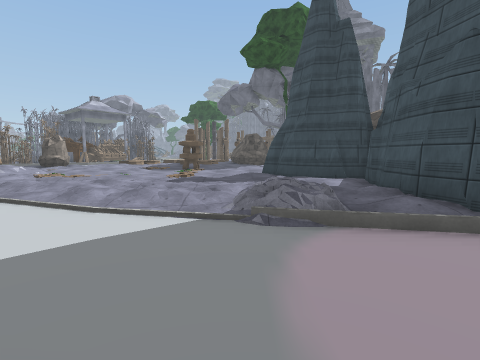
[1] (above)

24 first-person views from a walk through a 3-D level made in the Unity game engine. The camera is 1.4 m above the floor, tilts 6° down and sees 85° across. The floor is counted in squares, 1.8 m on a side. Each view is taken from the middle of a square. On the plan, view 1 faces up. The plan holds only what a view shows up to about 10 squares ahead; the rest is blank. The place goes on beyond the plan. The player character is not drawn. Some surface patterns are stand-ins.

[2]
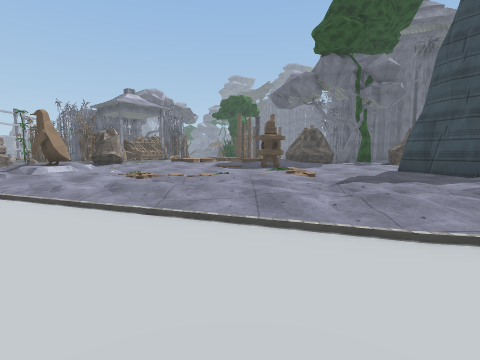

[3]
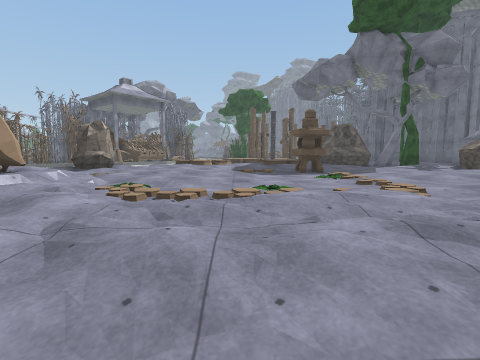

[4]
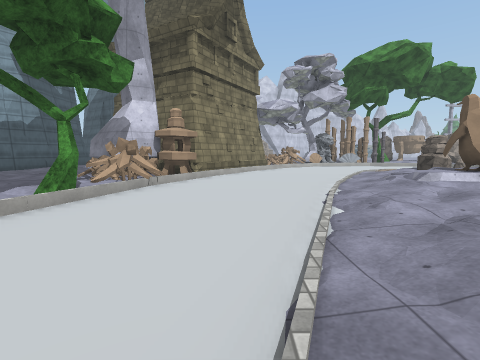

[5]
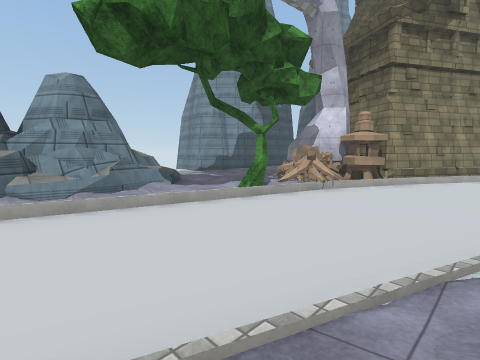

[6]
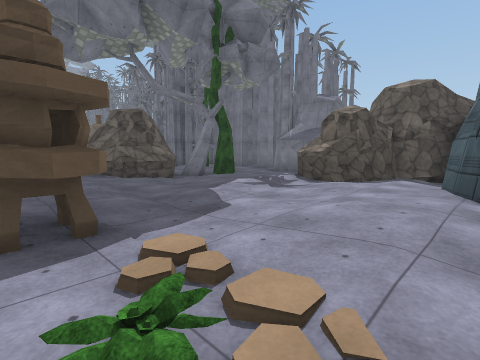

[7]
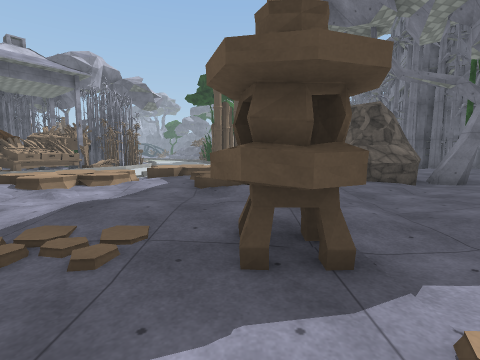

[8]
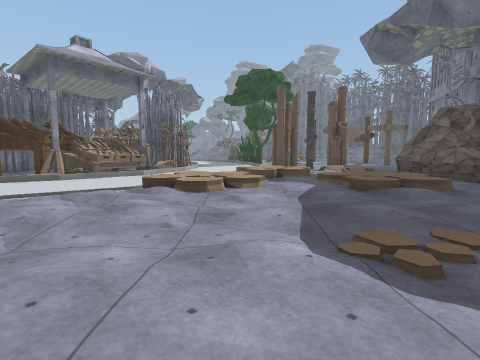

[9]
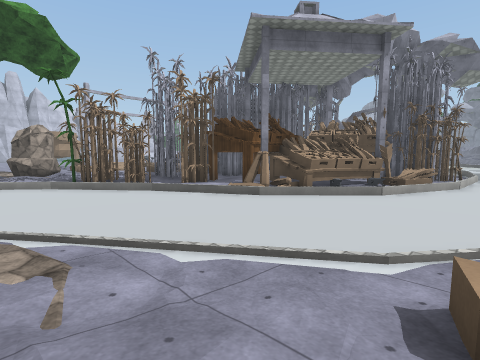

[10]
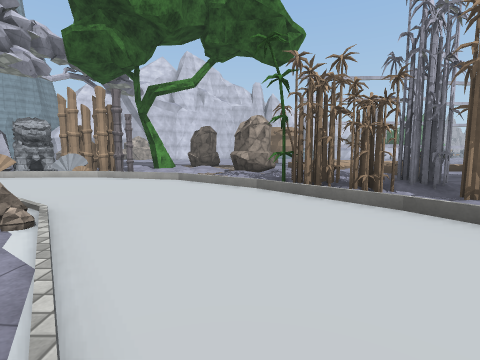

[11]
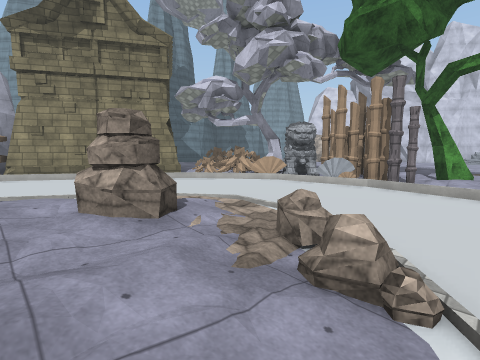

[12]
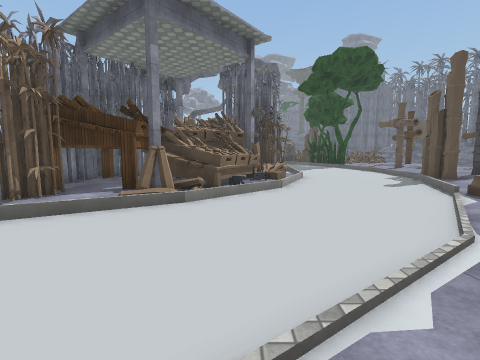

[13]
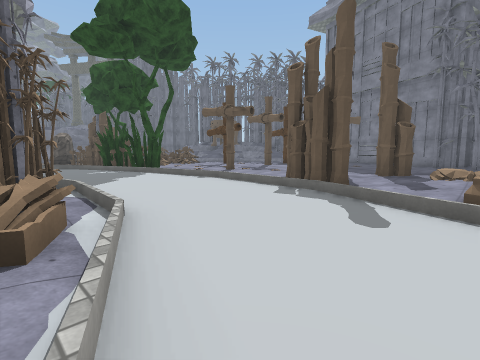

[14]
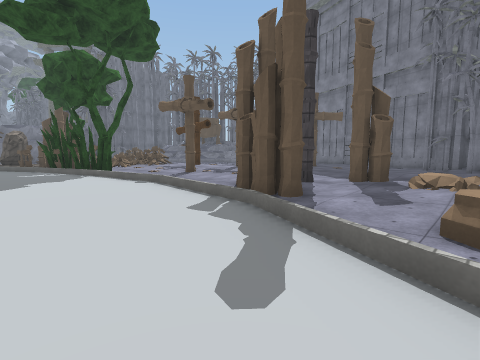

[15]
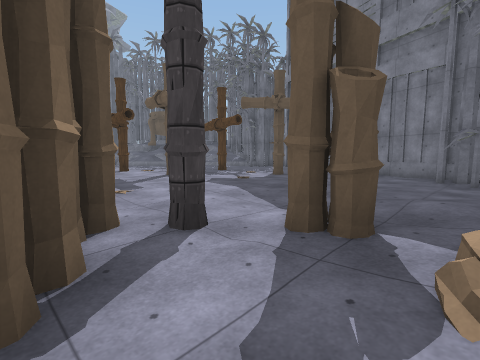

[16]
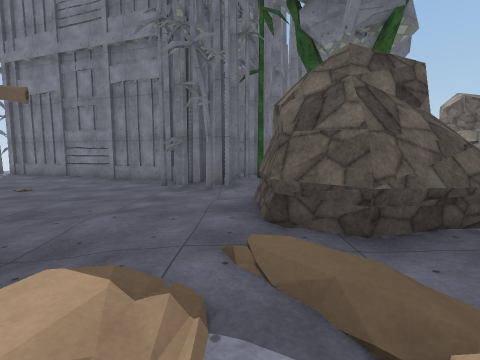

[17]
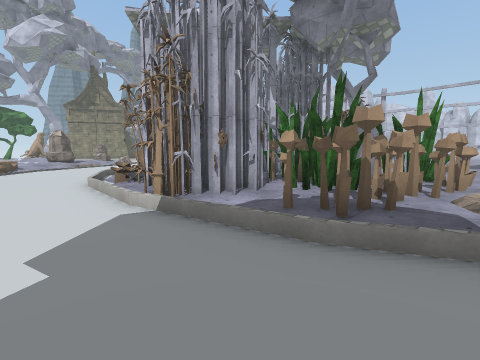

[18]
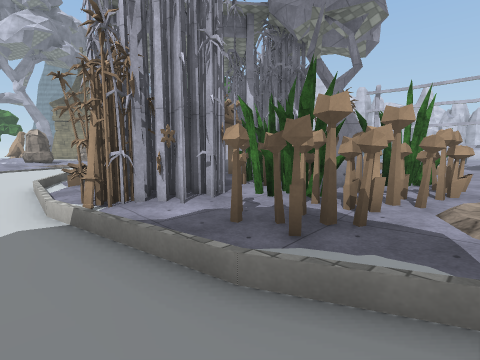

[19]
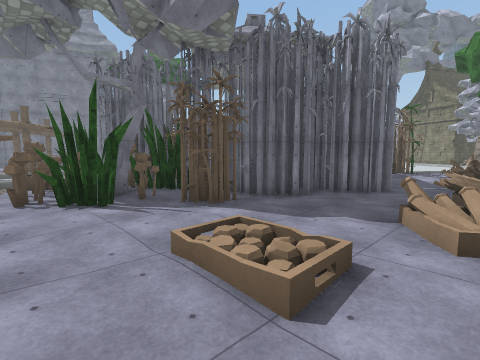

[20]
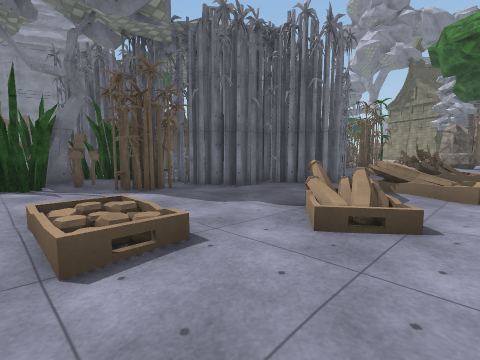

[21]
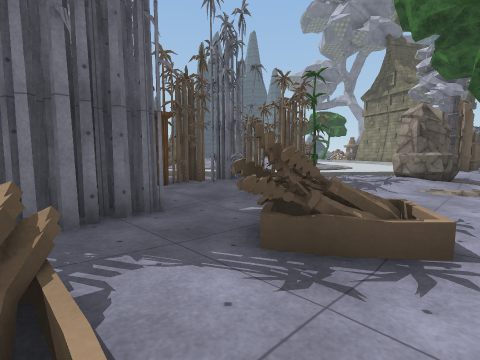

[22]
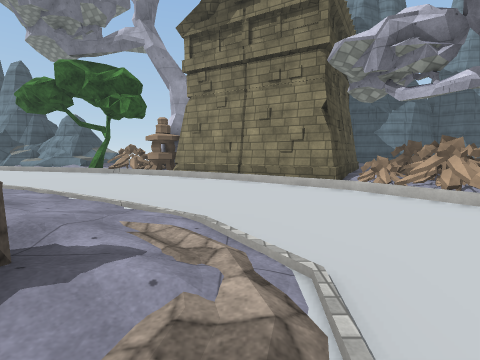

[23]
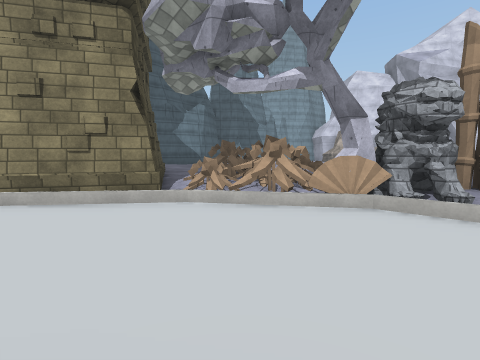

[24]
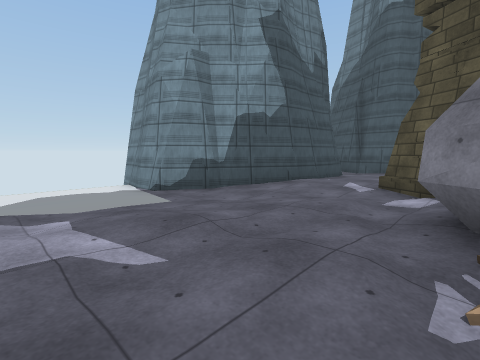

### Floor plan
Key: @ floor where view 1 was taken; # wall or solid block; . main floor; : floor 0.25 m higher than the main floor; + floor 0.5 m higher than the main floor; * floor 0.75 m higher than the main floor; / step, stairs or slope; = window, fence, low wall or low ledge; R rock; P plant; L lantern; T tower; E tree; A pole; F fence; O other object.
Columns run from 21 left of view 1 to 7 right of it. Each row starts with its distance up from view 1.
 33           R  ...PP   F
 32  +.::::..//.......  ::.
 31 ....:::POOOO..../.  .:::O
 30 ../ ::.#OPPO..../. .:O:..  .#
 29 .....OOOPPOO..../...:::.....#
 28 :*O..OO#PO##O........:::O...#
 27 .....###P ##O.../...:::.:..##
 26 ..O..##OO OO..../OO...:....#
 25 //O#####OOOOO.../OAAO......#
 24 ...###OOOOO//.../..OO:...###
 23 .OO###..OOO/.../..///::./##
 22 .O....OOOO/..../O////:://:##
 21 .../##O.//..../OO  /RRRR::E##
 20 ..//#O../..../. /*  :RRR//
 19 .///OO/....../O ::  :RRR#E
 18 .RR/E/.....///  :/  :://.
 17  RR//.....//////////:.././#
 16 ////.....///:////:/:..//::#
 15 ///...././R#///./:::./:/:RR
 14 E//.../R//RR/.://:LL..::RR RR
 13 :A/...////   /::/..//:/::/RRR
 12 OO/....RR/  /:/:/..P/:::///##
 11 OO/.../////O///::..:://##
 10 OO/.....///O//O..O./:/##
  9  #O.....//////////:/./:##
  8  OO/.....////.://:///://##
  7  OOO/......//..///://:///#
  6  OO/#/........//////// /##
  5  O:T##T.........////// /##
  4  :T  ###TL.........//==./#
  3  .#    ##O//...........//
  2  T     ###//E///.. .....
  1        T ##///////  ...
  0       #::/:::/####   @
 -1      :T./:/::/####
 -2  #::::::///::/  #
 -3  #:###:..../.
 -4      ###.....
 -5        ###...
 -6          #...
 -7          #

Positions as (right, up) in squares from view 1, and headings:
1: (0, 0), facing up
2: (-4, 2), facing up
3: (-5, 5), facing up
4: (-4, 5), facing left
5: (-4, 6), facing down-left
6: (-3, 11), facing up-right
7: (-3, 12), facing up
8: (-6, 12), facing up
9: (-8, 16), facing up-left
10: (-11, 17), facing left
11: (-12, 15), facing down-left
12: (-11, 16), facing up
13: (-10, 22), facing up-right
14: (-8, 22), facing up-right
15: (-4, 23), facing up-right
16: (-3, 22), facing right
17: (-7, 32), facing down-left
18: (-8, 32), facing down-left
19: (-20, 32), facing down-right
20: (-21, 31), facing down-right
21: (-21, 25), facing down-right
22: (-15, 13), facing down
23: (-15, 11), facing down-left
24: (-9, 1), facing down-left
